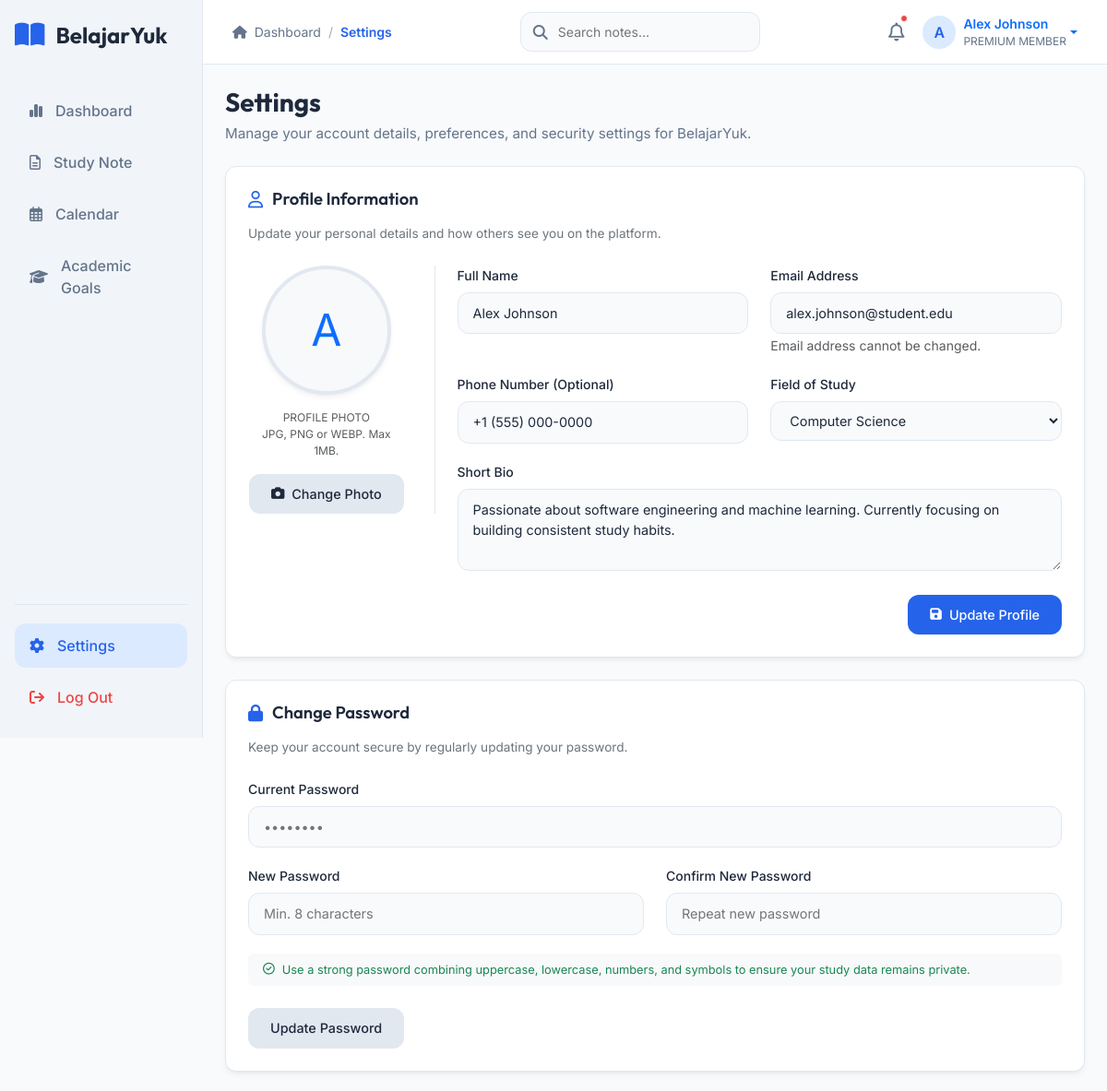
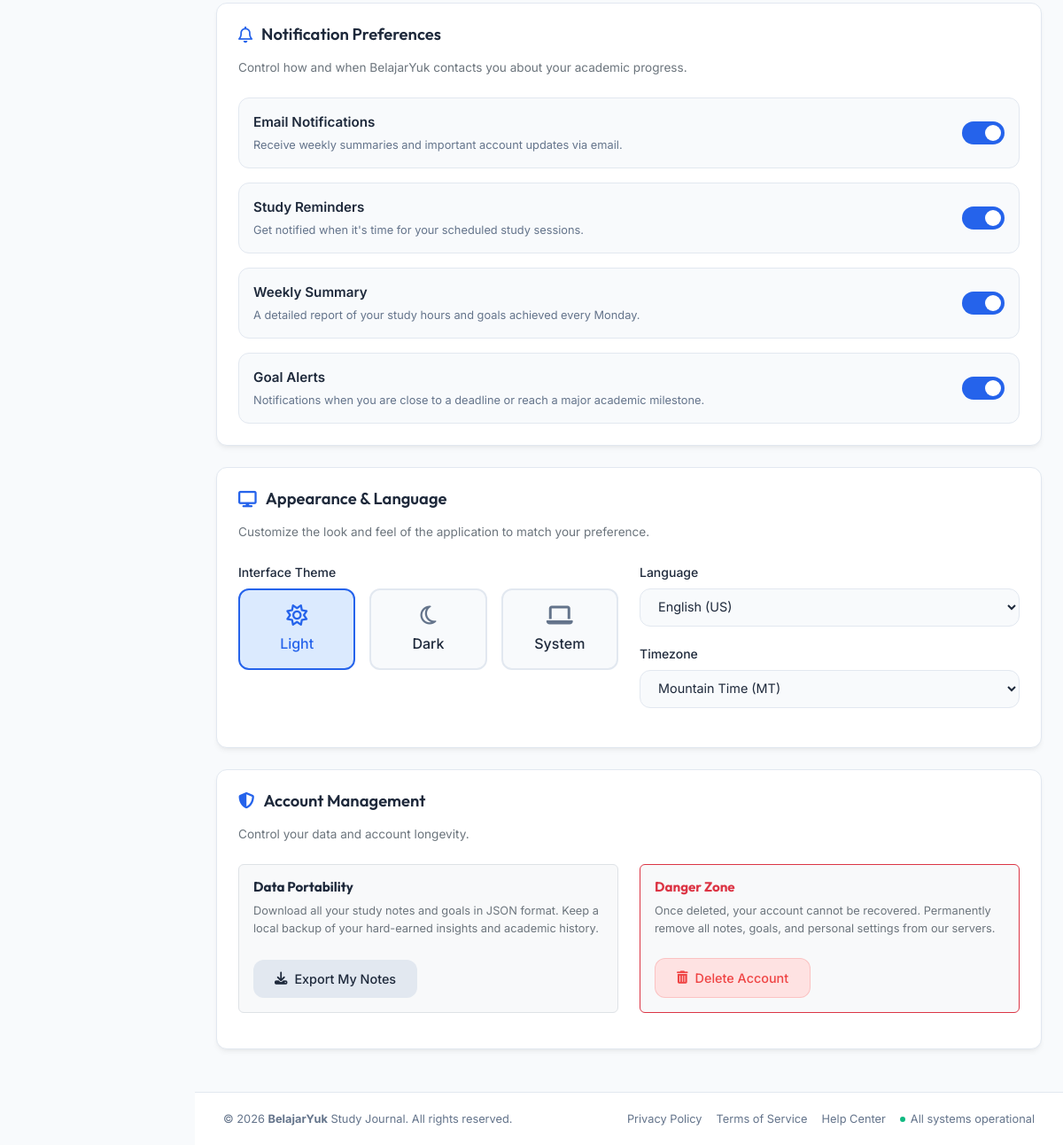
The app's page /settings (signed in) with its own data (2 pictures, top to bottom).
### database/models.py (models this page shows, shortened)
class User(UserMixin, db.Model):
    __tablename__ = 'users'
    id = db.Column(db.Integer, primary_key=True)
    username = db.Column(db.String(64), unique=True, index=True, nullable=False)
    email = db.Column(db.String(120), unique=True, index=True, nullable=False)
    password_hash = db.Column(db.String(128), nullable=False)
    full_name = db.Column(db.String(128), nullable=False)
    phone = db.Column(db.String(20), nullable=True)
    field_of_study = db.Column(db.String(128), nullable=True)
    bio = db.Column(db.Text, nullable=True)
    profile_pic = db.Column(db.String(256), nullable=True)
    created_at = db.Column(db.DateTime, default=datetime.utcnow)
    settings = db.relationship('Settings', backref='user', uselist=False, cascade="all, delete-orphan")
    events = db.relationship('Event', backref='user', lazy='dynamic', cascade="all, delete-orphan")
    goals = db.relationship('Goal', backref='user', lazy='dynamic', cascade="all, delete-orphan")

### app.py (the view)
@app.route('/settings')
@login_required
def settings_view():
    return render_template('profile/settings.html', title='Settings')

### templates/profile/settings.html (shortened to what this page needs)
{% extends 'layout/base.html' %}
{% block content %}
<div class="page-header">
    <h1 class="page-title">Settings</h1>
    <p class="page-subtitle">Manage your account details, preferences, and security settings for BelajarYuk.</p>
</div>
<div class="card-premium">
    <h3 class="card-title-premium"><i class="fa-regular fa-user"></i> Profile Information</h3>
    <p class="text-secondary mb-4" style="font-size: 0.85rem;">Update your personal details and how others see you on the platform.</p>
    <form action="{{ url_for('update_profile') }}" method="POST" enctype="multipart/form-data">
        <div class="row">
            <div class="col-md-3">
                <div class="profile-photo-container">
                    {% if current_user.profile_pic %}
                        <img src="{{ url_for('static', filename='uploads/' + current_user.profile_pic) }}" alt="Profile Photo" class="profile-photo-preview" id="avatarPreview">
                    {% else %}
                        <div class="profile-photo-preview d-flex align-items-center justify-content-center bg-light text-primary font-weight-bold" id="avatarPreview" style="font-size: 3rem;">
                            {{ current_user.full_name[0] | upper }}
                        </div>
                    {% endif %}
                    <span class="text-muted text-center" style="font-size: 0.75rem;">PROFILE PHOTO<br>JPG, PNG or WEBP. Max 1MB.</span>
                    <div class="avatar-upload-btn-wrapper">
                        <button type="button" class="btn-premium btn-premium-secondary"><i class="fa-solid fa-camera"></i> Change Photo</button>
                    </div>
                </div>
            </div>
            <div class="col-md-9">
                <div class="row">
                    <div class="col-md-6">
                        <div class="form-group-premium">
                            <label for="fullName" class="form-label-premium">Full Name</label>
                            <input type="text" id="fullName" name="full_name" class="form-control-premium" value="{{ current_user.full_name }}" required>
                        </div>
                    </div>
                    <div class="col-md-6">
                        <div class="form-group-premium">
                            <label for="email" class="form-label-premium">Email Address</label>
                            <input type="email" id="email" class="form-control-premium" value="{{ current_user.email }}" readonly disabled>
                            <small class="text-muted">Email address cannot be changed.</small>
                        </div>
                    </div>
                </div>
                <div class="row">
                    <div class="col-md-6">
                        <div class="form-group-premium">
                            <label for="phoneNumber" class="form-label-premium">Phone Number (Optional)</label>
                            <input type="text" id="phoneNumber" name="phone" class="form-control-premium" value="{{ current_user.phone or '' }}" placeholder="+1 (555) 000-0000">
                        </div>
                    </div>
                    <div class="col-md-6">
                        <div class="form-group-premium">
                            <label for="fieldStudy" class="form-label-premium">Field of Study</label>
                            <select id="fieldStudy" name="field_of_study" class="form-control-premium">
                                <option value="Computer Science" {{ 'selected' if current_user.field_of_study == 'Computer Science' else '' }}>Computer Science</option>
                            </select>
                        </div>
                    </div>
                </div>
                <div class="form-group-premium">
                    <label for="shortBio" class="form-label-premium">Short Bio</label>
                    <textarea id="shortBio" name="bio" class="form-control-premium" rows="3" placeholder="Tell us about yourself...">{{ current_user.bio or '' }}</textarea>
                </div>
                <div class="text-end">
                    <button type="submit" class="btn-premium btn-premium-primary">
                        <i class="fa-solid fa-floppy-disk"></i> Update Profile
                    </button>
                </div>
            </div>
        </div>
    </form>
</div>
<div class="card-premium">
    <h3 class="card-title-premium"><i class="fa-solid fa-lock"></i> Change Password</h3>
    <p class="text-secondary mb-4" style="font-size: 0.85rem;">Keep your account secure by regularly updating your password.</p>
    <form action="{{ url_for('update_password') }}" method="POST">
        <div class="form-group-premium">
            <label for="currentPassword" class="form-label-premium">Current Password</label>
            <input type="password" id="currentPassword" name="current_password" class="form-control-premium" placeholder="••••••••" required>
        </div>
        <div class="row">
            <div class="col-md-6">
                <div class="form-group-premium">
                    <label for="newPassword" class="form-label-premium">New Password</label>
                    <input type="password" id="newPassword" name="new_password" class="form-control-premium" placeholder="Min. 8 characters" required>
                </div>
            </div>
            <div class="col-md-6">
                <div class="form-group-premium">
                    <label for="confirmPassword" class="form-label-premium">Confirm New Password</label>
                    <input type="password" id="confirmPassword" name="confirm_password" class="form-control-premium" placeholder="Repeat new password" required>
                </div>
            </div>
        </div>
        <div class="alert alert-success d-flex align-items-center mb-4 py-2 px-3 bg-light border-0 text-success" style="font-size: 0.8rem;">
            <i class="fa-regular fa-circle-check me-2"></i>
            <span>Use a strong password combining uppercase, lowercase, numbers, and symbols to ensure your study data remains private.</span>
        </div>
        <button type="submit" class="btn-premium btn-premium-secondary">Update Password</button>
    </form>
</div>
<div class="card-premium">
    <h3 class="card-title-premium"><i class="fa-regular fa-bell"></i> Notification Preferences</h3>
    <p class="text-secondary mb-4" style="font-size: 0.85rem;">Control how and when BelajarYuk contacts you about your academic progress.</p>
    <div class="switch-list">
        <div class="switch-item">
            <div class="switch-info">
                <span class="switch-title">Email Notifications</span>
                <span class="switch-desc">Receive weekly summaries and important account updates via email.</span>
            </div>
            <label class="toggle-switch">
                <span class="slider-switch"></span>
            </label>
        </div>
        <div class="switch-item">
            <div class="switch-info">
                <span class="switch-title">Study Reminders</span>
                <span class="switch-desc">Get notified when it's time for your scheduled study sessions.</span>
            </div>
            <label class="toggle-switch">
                <span class="slider-switch"></span>
            </label>
        </div>
        <div class="switch-item">
            <div class="switch-info">
                <span class="switch-title">Weekly Summary</span>
                <span class="switch-desc">A detailed report of your study hours and goals achieved every Monday.</span>
            </div>
            <label class="toggle-switch">
                <span class="slider-switch"></span>
            </label>
        </div>
        <div class="switch-item">
            <div class="switch-info">
                <span class="switch-title">Goal Alerts</span>
                <span class="switch-desc">Notifications when you are close to a deadline or reach a major academic milestone.</span>
            </div>
            <label class="toggle-switch">
                <span class="slider-switch"></span>
            </label>
        </div>
    </div>
</div>
<div class="card-premium">
    <h3 class="card-title-premium"><i class="fa-solid fa-display"></i> Appearance & Language</h3>
    <p class="text-secondary mb-4" style="font-size: 0.85rem;">Customize the look and feel of the application to match your preference.</p>
    <div class="row">
        <div class="col-md-6 mb-3">
            <label class="form-label-premium">Interface Theme</label>
            <div class="theme-selector-grid">
                <div class="theme-card {{ 'active' if not current_user.settings or current_user.settings.theme == 'light' else '' }}" onclick="selectTheme('light')">
                    <i class="fa-regular fa-sun"></i>
                    <span>Light</span>
                </div>
                <div class="theme-card {{ 'active' if current_user.settings and current_user.settings.theme == 'dark' else '' }}" onclick="selectTheme('dark')">
                    <i class="fa-regular fa-moon"></i>
                    <span>Dark</span>
                </div>
                <div class="theme-card {{ 'active' if current_user.settings and current_user.settings.theme == 'system' else '' }}" onclick="selectTheme('system')">
                    <i class="fa-solid fa-laptop"></i>
                    <span>System</span>
                </div>
            </div>
        </div>
        <div class="col-md-6">
            <div class="form-group-premium">
                <label for="pref-language" class="form-label-premium">Language</label>
                <select id="pref-language" onchange="savePreferences()" class="form-control-premium">
                    <option value="en-US" {{ 'selected' if not current_user.settings or current_user.settings.language == 'en-US' else '' }}>English (US)</option>
                </select>
            </div>
            <div class="form-group-premium">
                <label for="pref-timezone" class="form-label-premium">Timezone</label>
                <select id="pref-timezone" onchange="savePreferences()" class="form-control-premium">
                    <option value="Mountain Time (MT)" {{ 'selected' if not current_user.settings or current_user.settings.timezone == 'Mountain Time (MT)' else '' }}>Mountain Time (MT)</option>
                </select>
            </div>
        </div>
    </div>
</div>
<div class="card-premium">
    <h3 class="card-title-premium"><i class="fa-solid fa-shield-halved"></i> Account Management</h3>
    <p class="text-secondary mb-4" style="font-size: 0.85rem;">Control your data and account longevity.</p>
    <div class="row">
        <div class="col-md-6 mb-3">
            <div class="p-3 border rounded h-100 bg-light d-flex flex-column justify-content-between">
                <div>
                    <h5 class="fw-bold mb-2" style="font-size: 0.95rem;">Data Portability</h5>
                    <p class="text-secondary" style="font-size: 0.8rem;">Download all your study notes and goals in JSON format. Keep a local backup of your hard-earned insights and academic history.</p>
                </div>
                <button type="button" class="btn-premium btn-premium-secondary mt-2 align-self-start" onclick="exportData()">
                    <i class="fa-solid fa-download"></i> Export My Notes
                </button>
            </div>
        </div>
        <div class="col-md-6 mb-3">
            <div class="p-3 border rounded border-danger h-100 bg-light d-flex flex-column justify-content-between">
                <div>
                    <h5 class="fw-bold text-danger mb-2" style="font-size: 0.95rem;">Danger Zone</h5>
                    <p class="text-secondary" style="font-size: 0.8rem;">Once deleted, your account cannot be recovered. Permanently remove all notes, goals, and personal settings from our servers.</p>
                </div>
                <form action="{{ url_for('delete_account') }}" method="POST" onsubmit="return confirm('WARNING: Are you sure you want to permanently delete your account? This action is irreversible.');">
                    <button type="submit" class="btn-premium btn-premium-danger mt-2 align-self-start">
                        <i class="fa-solid fa-trash-can"></i> Delete Account
                    </button>
                </form>
            </div>
        </div>
    </div>
</div>
{% endblock %}

### templates/layout/navbar.html (shortened to what this page needs)
<header class="header-navbar">
    <div class="breadcrumb-area d-none d-lg-flex">
        <a href="{{ url_for('dashboard') }}"><i class="fa-solid fa-house me-1"></i> Dashboard</a>
        <span class="breadcrumb-separator">/</span>
        <span class="fw-semibold" style="color: var(--color-primary);">{{ title }}</span>
    </div>
    <div class="search-bar d-none d-md-block">
        <i class="fa-solid fa-magnifying-glass"></i>
        <input type="text" placeholder="Search notes..." aria-label="Search">
    </div>
    <div class="header-actions">
        <button class="notification-bell" aria-label="Notifications">
            <i class="fa-regular fa-bell"></i>
            <span class="notification-badge"></span>
        </button>
        <div class="user-profile-menu dropdown">
            <a href="#" class="d-flex align-items-center text-decoration-none dropdown-toggle" id="userMenuLink" data-bs-toggle="dropdown" aria-expanded="false">
                {% if current_user.profile_pic %}
                    <img src="{{ url_for('static', filename='uploads/' + current_user.profile_pic) }}" alt="Avatar" class="user-avatar">
                {% else %}
                    <div class="user-avatar">
                        {{ current_user.full_name[0] | upper }}
                    </div>
                {% endif %}
                <div class="user-info ms-2 d-none d-sm-flex">
                    <span class="user-name">{{ current_user.full_name }}</span>
                    <span class="user-role">PREMIUM MEMBER</span>
                </div>
            </a>
        </div>
    </div>
</header>

### records on screen
User: full_name "A", full_name "Alex Johnson", email "alex.johnson@student.edu", phone "+1 (555) 000-0000", bio "Passionate about software engineering and machine learning. Currently focusing on building consistent study habits."

### other values on screen
{{ title }} "Settings"
